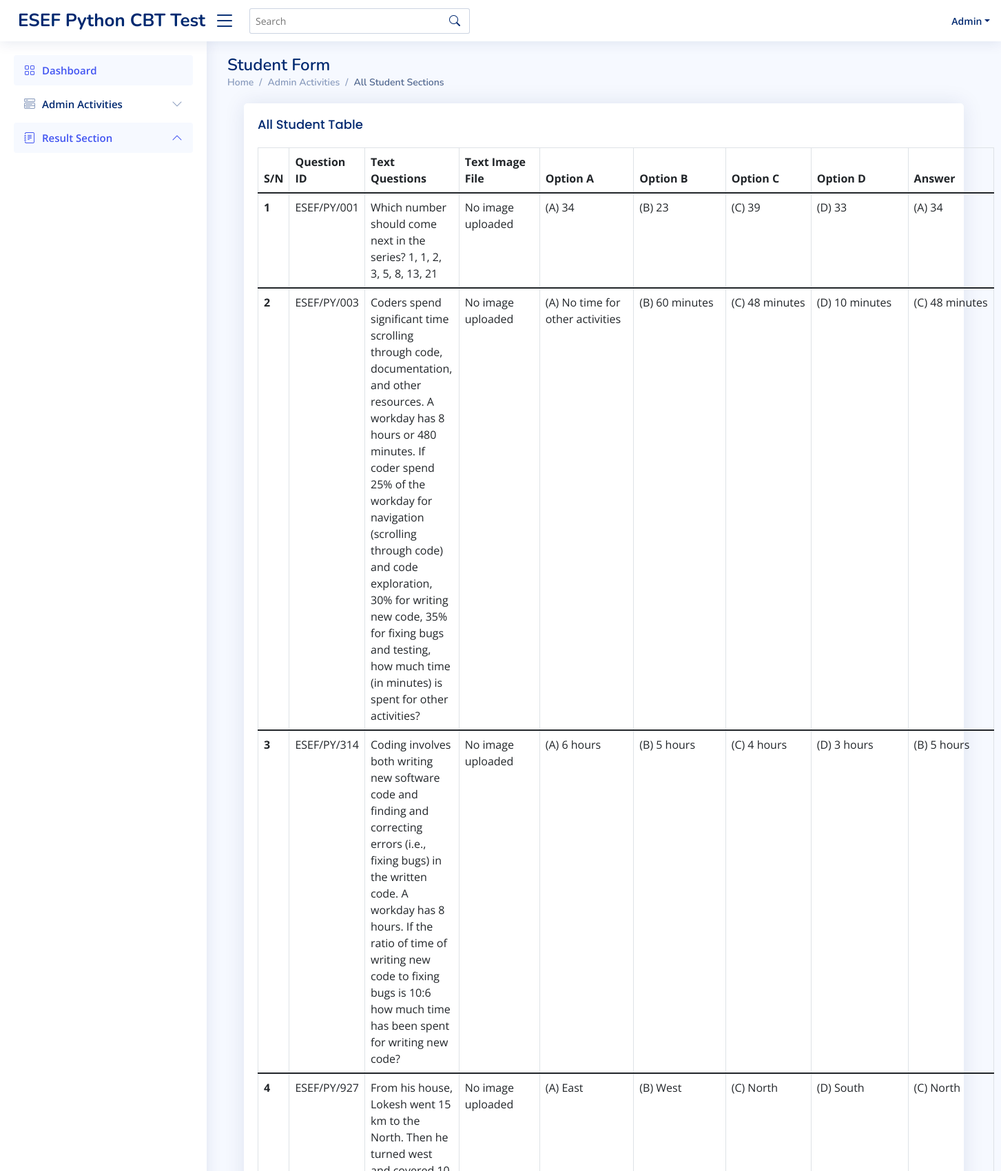
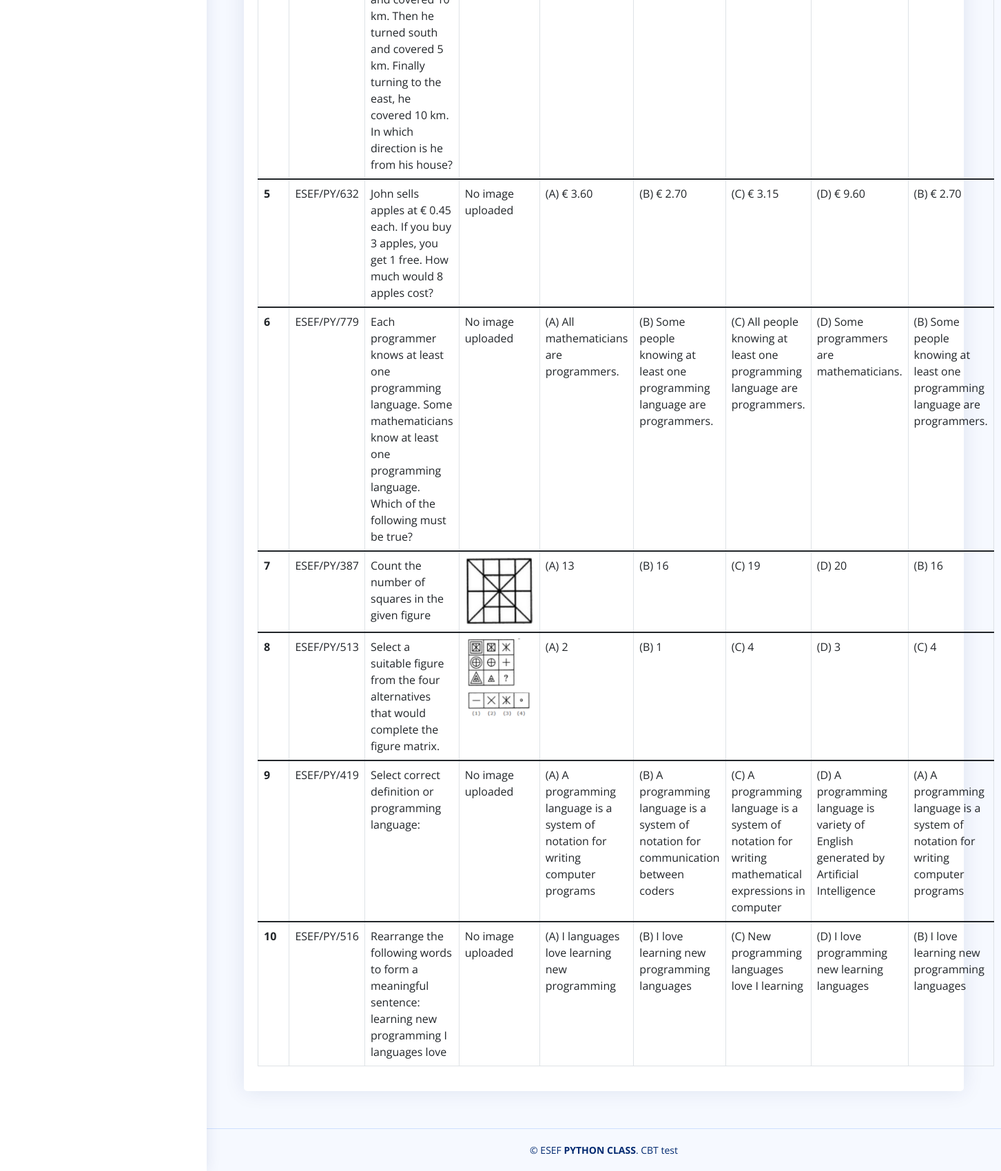
Page /all_question (signed in) on the committed database (2 pictures, top to bottom).
### cbt_test/models.py (models this page shows, shortened)
class testQuestion(db.Model):
    id = db.Column(db.Integer, primary_key=True)
    questionID = db.Column(db.String(25), unique=True, nullable=False)
    questions = db.Column(db.String(250), unique=True, nullable=False)
    imageFile = db.Column(db.String(20), nullable=True)
    option1 = db.Column(db.String(100),  nullable=False)
    option2 = db.Column(db.String(100),  nullable=False)
    option3 = db.Column(db.String(100),  nullable=False)
    option4 = db.Column(db.String(100),  nullable=False)
    answer = db.Column(db.String(100),  nullable=False)

### cbt_test/routes.py (the view)
@main.route("/all_question", methods=['GET', 'POST'])
@login_required
def allQuestion():
    questions=testQuestion.query.all()
    for question in questions:
        if question.imageFile:
            question.imageFileUrl = url_for('static', filename='exam_picture/' + question.imageFile)
        else:
            question.imageFileUrl = None
    return render_template("all_question.html", questions=questions)

### cbt_test/models.py (called while the page is built)
@loginManager.user_loader
def loadUser(userID):
    return Admin.query.get(int(userID))

### cbt_test/templates/all_question.html (shortened to what this page needs)
{% extends "layout.html" %}
    {% block content %}
    <main id="main" class="main">
        <div class="pagetitle">
            <h1>Student Form</h1>
                <nav>
                    <ol class="breadcrumb">
                    <li class="breadcrumb-item"><a href="{{ url_for('main.home') }}">Home</a></li>
                    <li class="breadcrumb-item">Admin Activities</li>
                    <li class="breadcrumb-item active">All Student Sections</li>
                    </ol>
                </nav>
        </div>
        <div class="container">
            <section class="section register min-vh-200 d-flex flex-column  py-1">
                <div class="container">
                    <div class="row ">
                        <div class="col-lg-12">
                                <form method="POST" action="">
                                    <div class="card">
                                        <div class="card-body">
                                            <h5 class="card-title">All Student Table</h5>
                                            <table class="table table-bordered">
                                                <thead>
                                                <tr>
                                                    <th  scope="col">S/N</th>
                                                    <th scope="col">Question ID</th>
                                                    <th scope="col">Text Questions</th>
                                                    <th scope="col">Text Image File</th>
                                                    <th scope="col">Option A</th>
                                                    <th scope="col">Option B</th>
                                                    <th scope="col">Option C</th>
                                                    <th scope="col">Option D</th>
                                                    <th scope="col">Answer</th>
                                                </tr>
                                                </thead>
                                                {% for question in questions %}
                                                    <tbody>
                                                        <tr>
                                                            <th scope="row">{{ loop.index }}</th>
                                                            <td>{{ question.questionID }}</td>
                                                            <td>{{ question.questions }}</td>
                                                            {% if question.imageFileUrl %}
                                                                <td>
                                                                    <img class="rounded" src="{{ question.imageFileUrl }}"style="width:100px; height:auto;">
                                                                </td>
                                                            {% else %}
                                                                <td>
                                                                    <p>No image uploaded</p>
                                                                </td>
                                                            {% endif %}
                                                            <td>{{ question.option1 }}</td>
                                                            <td>{{ question.option2 }}</td>
                                                            <td>{{ question.option3 }}</td>
                                                            <td>{{ question.option4 }}</td>
                                                            <td>{{ question.answer }}</td>
                                                        </tr>
                                                    </tbody>
                                                {% endfor %}
                                            </table>
                                        </div>
                                    </div>
                                </form>
                            </div>
                        </div>
                    </div>
                </div>
      </main>
    {% endblock %}

### cbt_test/static/style.css (style rules this page uses)
:root { scroll-behavior: smooth; }
body { font-family: "Open Sans", sans-serif; background: #f6f9ff; color: #444444; }
a { color: #4154f1; text-decoration: none; }
h1, h2, h3, h4, h5, h6 { font-family: "Nunito", sans-serif; }
#main { margin-top: 60px; padding: 20px 30px; transition: all 0.3s; }
.pagetitle { margin-bottom: 10px; }
.pagetitle h1 { font-size: 24px; margin-bottom: 0; font-weight: 600; color: #012970; }
.card { margin-bottom: 30px; border: none; border-radius: 5px; box-shadow: 0px 0 30px rgba(1, 41, 112, 0.1); }
.card-title { padding: 20px 0 15px 0; font-size: 18px; font-weight: 500; color: #012970; font-family: "Poppins", sans-serif; }
.card-body { padding: 0 20px 20px 20px; }
.breadcrumb { font-size: 14px; font-family: "Nunito", sans-serif; color: #899bbd; font-weight: 600; }
.breadcrumb a { color: #899bbd; transition: 0.3s; }
.breadcrumb .breadcrumb-item::before { color: #899bbd; }
.breadcrumb .active { color: #51678f; font-weight: 600; }
@media (min-width: 1200px) { #main, #footer { margin-left: 300px; } }

### rows in the picture
testQuestion: questionID "ESEF/PY/001", questions "Which number should come next in the series? 1, 1, 2, 3, 5, 8, 13, 21", shows "No image uploaded", option1 "(A) 34", option2 "(B) 23", option3 "(C) 39", option4 "(D) 33", answer "(A) 34"
testQuestion: questionID "ESEF/PY/003", questions "Coders spend significant time scrolling through code, documentation, and other resources. A workday has 8 hours or 480 minutes. If coder spend 25% of the workday for navigation (scrolling through code) and code exploration, 30% for writing new code, 35% for fixing bugs and testing, how much time (in minutes) is spent for other activities?", shows "No image uploaded", option1 "(A) No time for other activities", option2 "(B) 60 minutes", option3 "(C) 48 minutes", option4 "(D) 10 minutes", answer "(C) 48 minutes"
testQuestion: questionID "ESEF/PY/314", questions "Coding involves both writing new software code and finding and correcting errors (i.e., fixing bugs) in the written code. A workday has 8 hours. If the ratio of time of writing new code to fixing bugs is 10:6 how much time has been spent for writing new code?", shows "No image uploaded", option1 "(A) 6 hours", option2 "(B) 5 hours", option3 "(C) 4 hours", option4 "(D) 3 hours", answer "(B) 5 hours"
testQuestion: questionID "ESEF/PY/927", questions "From his house, Lokesh went 15 km to the North. Then he turned west and covered 10 km. Then he turned south and covered 5 km. Finally turning to the east, he covered 10 km. In which direction is he from his house?", shows "No image uploaded", option1 "(A) East", option2 "(B) West", option3 "(C) North", option4 "(D) South", answer "(C) North"
testQuestion: questionID "ESEF/PY/632", questions "John sells apples at € 0.45 each. If you buy 3 apples, you get 1 free. How much would 8 apples cost?", shows "No image uploaded", option1 "(A) € 3.60", option2 "(B) € 2.70", option3 "(C) € 3.15", option4 "(D) € 9.60", answer "(B) € 2.70"
testQuestion: questionID "ESEF/PY/779", questions "Each programmer knows at least one programming language. Some mathematicians know at least one programming language. Which of the following must be true?", shows "No image uploaded", option1 "(A) All mathematicians are programmers.", option2 "(B) Some people knowing at least one programming language are programmers.", option3 "(C) All people knowing at least one programming language are programmers.", option4 "(D) Some programmers are mathematicians.", answer "(B) Some people knowing at least one programming language are programmers."
testQuestion: questionID "ESEF/PY/387", questions "Count the number of squares in the given figure", shows a picture, option1 "(A) 13", option2 "(B) 16", option3 "(C) 19", option4 "(D) 20", answer "(B) 16"
testQuestion: questionID "ESEF/PY/513", questions "Select a suitable figure from the four alternatives that would complete the figure matrix.", shows a picture, option1 "(A) 2", option2 "(B) 1", option3 "(C) 4", option4 "(D) 3", answer "(C) 4"
testQuestion: questionID "ESEF/PY/419", questions "Select correct definition or programming language:", shows "No image uploaded", option1 "(A) A programming language is a system of notation for writing computer programs", option2 "(B) A programming language is a system of notation for communication between coders", option3 "(C) A programming language is a system of notation for writing mathematical expressions in computer", option4 "(D) A programming language is variety of English generated by Artificial Intelligence", answer "(A) A programming language is a system of notation for writing computer programs"
testQuestion: questionID "ESEF/PY/516", questions "Rearrange the following words to form a meaningful sentence: learning new programming I languages love", shows "No image uploaded", option1 "(A) I languages love learning new programming", option2 "(B) I love learning new programming languages", option3 "(C) New programming languages love I learning", option4 "(D) I love programming new learning languages", answer "(B) I love learning new programming languages"
